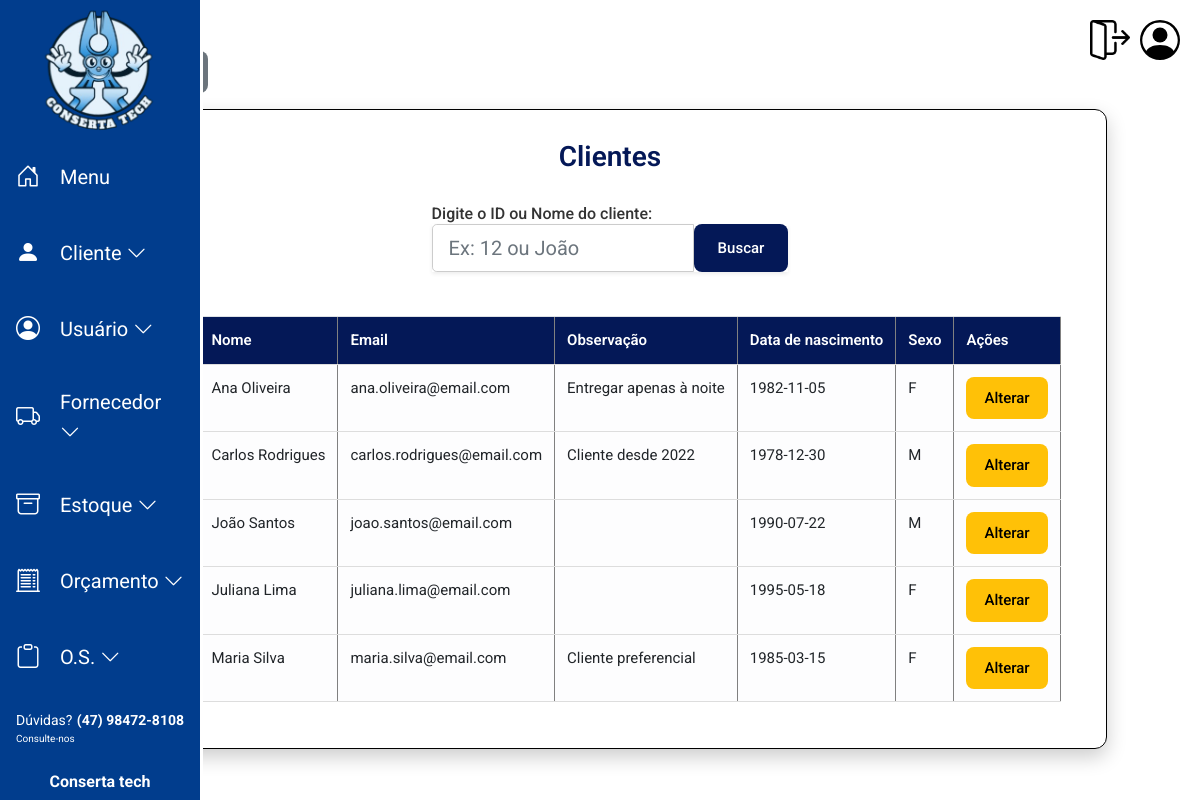
Page /Sistema_Conserta_Tech/Cliente/buscar_cliente.php (signed in) on the committed database.
### tables this page shows
CREATE TABLE `cliente` (
  `id_cliente` INT NOT NULL AUTO_INCREMENT,
  `id_usuario` INT NOT NULL,
  `email` VARCHAR(100),
   `cpf` VARCHAR(18) DEFAULT NULL,
  `nome` VARCHAR(40),
  `observacao` VARCHAR(255),
  `data_nasc` DATE DEFAULT NULL,
  `data_cad` DATE DEFAULT NULL,
  `sexo` ENUM('M','F'),
  `cep` VARCHAR(10) DEFAULT NULL,
  `logradouro` VARCHAR(80) DEFAULT NULL,
  `tipo` VARCHAR(20) DEFAULT NULL,
  `complemento` VARCHAR(15) DEFAULT NULL,
  `numero` INT DEFAULT NULL,
  `cidade` VARCHAR(30) DEFAULT NULL,
  `telefone` VARCHAR(18) DEFAULT NULL,
  `uf` VARCHAR(2) DEFAULT NULL,
  `bairro` VARCHAR(20) DEFAULT NULL,
  `inativo` TINYINT DEFAULT 0,
  PRIMARY KEY (`id_cliente`),
  CONSTRAINT `fk_cliente_usuario` FOREIGN KEY (`id_usuario`) REFERENCES `usuario` (`id_usuario`) ON DELETE CASCADE
);

### Sistema_Conserta_Tech/Cliente/buscar_cliente.php (the view, shortened to what this page needs)
<?php
require_once '../Conexao/conexao.php';
if($_SERVER["REQUEST_METHOD"] == "POST" && !empty($_POST['busca_cliente'])){
    $busca = trim($_POST['busca_cliente']);
    if(is_numeric($busca)){
        $sql = "SELECT * FROM cliente WHERE id_cliente = :busca ORDER BY nome ASC";
        $stmt = $pdo->prepare($sql);
        $stmt->bindParam(':busca', $busca, PDO::PARAM_INT);
    } else {
        $sql = "SELECT * FROM cliente WHERE nome LIKE :busca_nome ORDER BY nome ASC";
        $stmt = $pdo->prepare($sql);
        $stmt->bindValue(':busca_nome', "%$busca%", PDO::PARAM_STR);
    }
} else {
    $sql = "SELECT * FROM cliente ORDER BY nome ASC";
    $stmt = $pdo->prepare($sql);
}
$stmt->execute();
$clientes = $stmt->fetchAll(PDO::FETCH_ASSOC);
?>
<!DOCTYPE html>
<html lang="pt-br">
<head>
    <link rel="stylesheet" href="cliente.css">
    <link rel="stylesheet" href="../bootstrap/css/bootstrap.min.css">
    <link rel="stylesheet" href="https://cdn.jsdelivr.net/npm/bootstrap-icons@1.10.3/font/bootstrap-icons.css" />
    <link rel="stylesheet" href="cliente_pesquisar.css" />
    <link rel="stylesheet" href="../Menu_lateral/css-home-bar.css" />
    <link rel="stylesheet" href="https://cdn.jsdelivr.net/npm/flatpickr/dist/flatpickr.min.css">
    <link rel="stylesheet" href="https://cdn.jsdelivr.net/npm/notyf@3/notyf.min.css">
</head>
<body class="corpo">
<?php
  include("../Menu_lateral/menu.php");
?>
<main>
    <div class="mb-3">
    <a href="buscar_cliente.php" class="btn btn-secondary">
        <i class="bi bi-arrow-left"></i> Voltar
    </a>
</div>
    <div class="conteudo">
        <h2 align="center">Clientes</h2>
        <form action="buscar_cliente.php" method="POST" class="mb-4">
            <label for="busca_cliente" class="form-label fw-bold">Digite o ID ou Nome do cliente:</label>
            <div class="input-group input-group-lg shadow-sm">
                <input type="text" id="busca_cliente" name="busca_cliente" class="form-control border-start-0" placeholder="Ex: 12 ou João" required>
                <button class="btn btn-primary px-4" type="submit">Buscar</button>
            </div>
        </form>
        <?php if(!empty($clientes)): ?>
            <div class="container">
                <table id="tabela_pesquisa" border="1" class="table table-light table-hover">
                    <tr>
                        <th>ID</th>
                        <th>Nome</th>
                        <th>Email</th>
                        <th>Observação</th>
                        <th>Data de nascimento</th>
                        <th>Sexo</th>
                        <th>Ações</th>
                    </tr>
                    <?php foreach($clientes as $cliente): ?>
                        <tr>
                            <td><?=htmlspecialchars($cliente['id_cliente'])?></td>
                            <td><?=htmlspecialchars($cliente['nome'])?></td>
                            <td><?=htmlspecialchars($cliente['email'])?></td>
                            <td><?= !empty($cliente['observacao']) ? htmlspecialchars($cliente['observacao']) : '' ?></td>
                            <td><?=htmlspecialchars($cliente['data_nasc'])?></td>
                            <td><?=htmlspecialchars($cliente['sexo'])?></td>
                            <td>
                                <a class="btn btn-warning" href="alterar_cliente.php?id=<?=htmlspecialchars($cliente['id_cliente'])?>">Alterar</a>
                            </td>
                        </tr>
                    <?php endforeach; ?>
                </table>
            </div>
        <?php else: ?>
            <p align="center">Nenhum cliente encontrado.</p>
        <?php endif; ?>
    </div>
</main>
</body>
</html>

### Sistema_Conserta_Tech/Cliente/cliente.css (style rules this page uses)
body { margin: 0; padding: 0; min-height: 100vh; display: flex; justify-content: center; align-items: center; background-image: url("../img/fundo_site.png"); scrollbar-width: none; }
.conteudo { animation: aparecer 1.2s ease forwards; box-shadow: 5px 5px 10px rgba(0, 0, 0, 0.3); width: 90%; max-width: 800px; height: auto; align-items: center; border: 1px solid black; justify-content: center; display: flex; border-radius: 16px; background-color: #FAFAFA; padding: 30px; flex-direction: column; overflow-y: auto; scrollbar-width: none; gap: 4%; }
.form-control { width: 100%; max-width: 350px; display: flex; border: 1px solid black; border-radius: 5px; box-sizing: border-box; }
label { position: relative; top: 8px; font-weight: bold; margin-bottom: 5px; }

### Sistema_Conserta_Tech/Cliente/cliente_pesquisar.css (style rules this page uses)
body { margin: 0; padding: 0; min-height: 100vh; display: flex; justify-content: center; align-items: center; background-image: url("../img/fundo_site.png"); }
.conteudo { background: rgba(255, 255, 255, 0.95); padding: 30px; border-radius: 12px; box-shadow: 0 8px 20px rgba(0,0,0,0.2); width: 100%; max-width: 1000px; animation: aparecer 0.6s ease-in-out; overflow-y: auto; max-height: 90vh; }
h2 { color: #041857; text-align: center; margin-bottom: 20px; font-size: 28px; font-weight: 600; }
label { font-weight: 500; color: #333; display: block; margin-bottom: 6px; }
.form-control { width: 100%; padding: 10px; border: 1px solid #ccc; border-radius: 8px; margin-bottom: 15px; font-size: 16px; transition: 0.3s; }
.btn { padding: 10px 18px; border-radius: 8px; font-size: 15px; font-weight: 500; cursor: pointer; border: none; transition: all 0.3s ease-in-out; }
.btn-primary { background-color: #041857; color: #fff; }
.btn-warning { background-color: #ffc107; color: #000; }
table { width: 100%; border-collapse: collapse; margin-top: 20px; font-size: 15px; }
th, td { padding: 12px 15px; text-align: left; border-bottom: 1px solid #ddd; }
th { background-color: #041857; color: #fff; font-weight: 600; }

### Sistema_Conserta_Tech/Menu_lateral/css-home-bar.css (style rules this page uses)
* { margin: 0; padding: 0; box-sizing: border-box; font-family: 'Roboto', sans-serif; }
html, body { height: 100%; overflow-x: hidden; }

### rows in the picture
cliente: nome "Ana Oliveira", email "ana.oliveira@email.com", observacao "Entregar apenas à noite", data_nasc "1982-11-05", sexo "F"
cliente: nome "Carlos Rodrigues", email "carlos.rodrigues@email.com", observacao "Cliente desde 2022", data_nasc "1978-12-30", sexo "M"
cliente: nome "João Santos", email "joao.santos@email.com", data_nasc "1990-07-22", sexo "M"
cliente: id_cliente "5", nome "Juliana Lima", email "juliana.lima@email.com", data_nasc "1995-05-18", sexo "F"
cliente: nome "Maria Silva", email "maria.silva@email.com", observacao "Cliente preferencial", data_nasc "1985-03-15", sexo "F"
